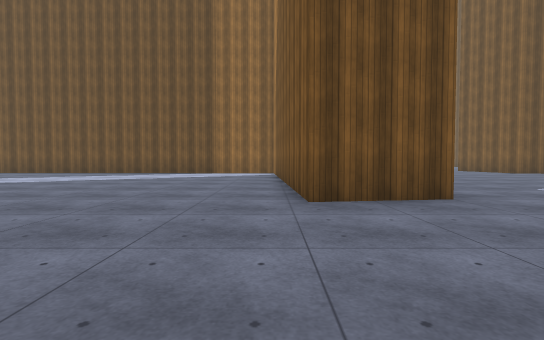
[1] (above)

24 first-person views from a walk through a scene from a Unity 3-D project. The camera is 1.2 m above the floor, tilts 2° down and sees 85° across. The floor is counted in squares, 2 m on a side. Each view is taken from the middle of a square. On the plan, view 1 faces up. The plan holds only what a view shows up to about 9 squares ahead; the rest is blank. The place goes on beyond the plan. The player is left out. Surface patterns are stand-ins for the level's own textures.

[2]
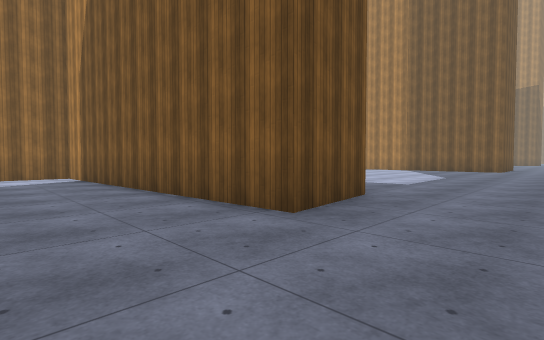

[3]
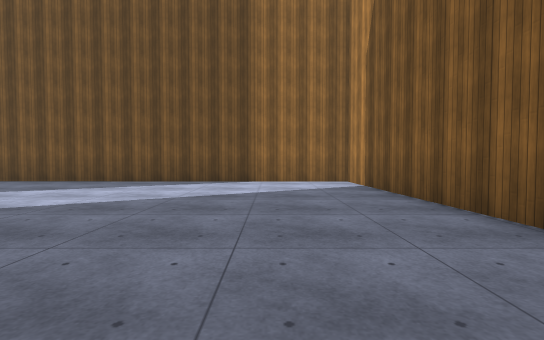

[4]
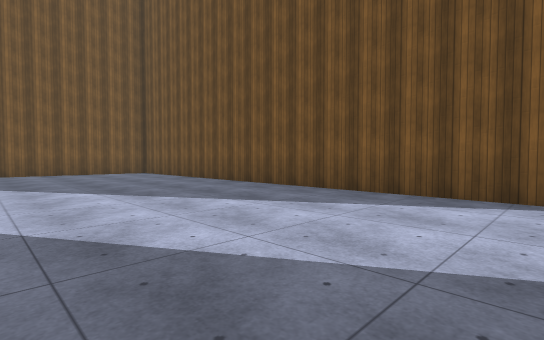

[5]
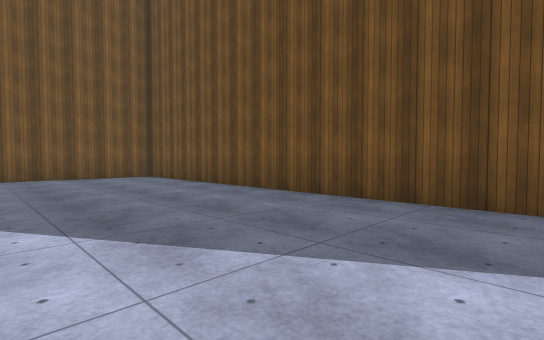

[6]
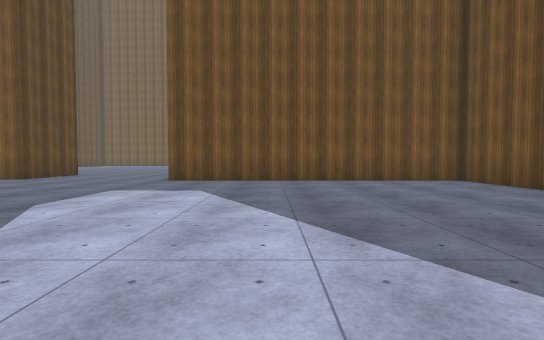

[7]
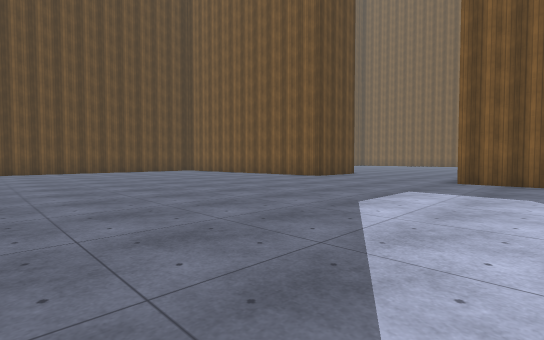

[8]
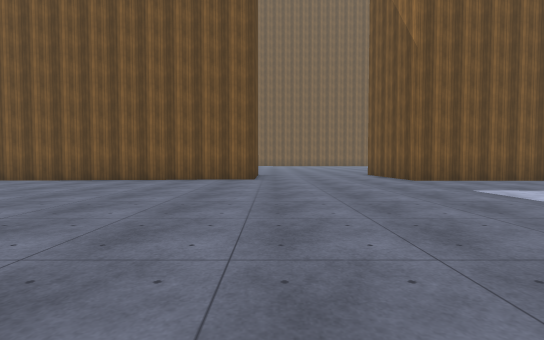

[9]
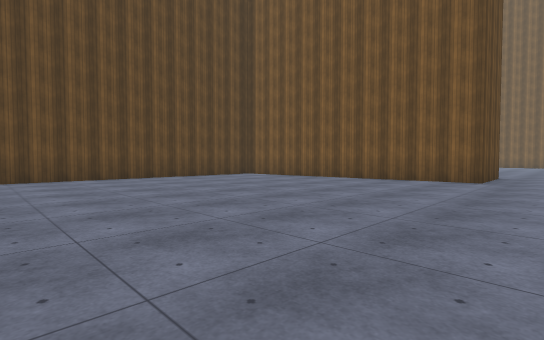

[10]
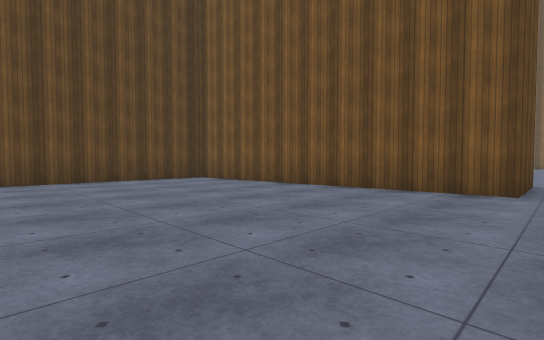

[11]
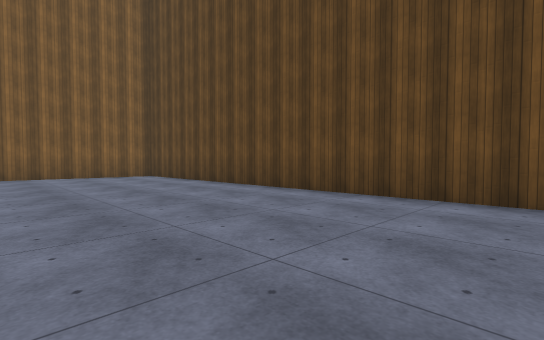

[12]
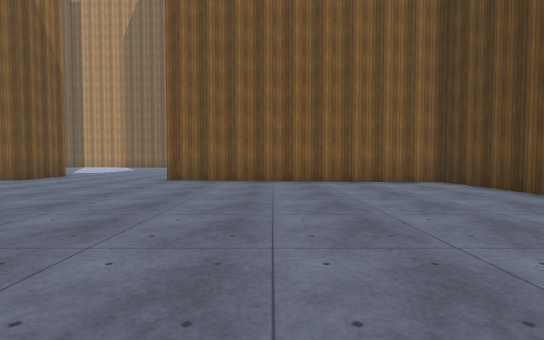

[13]
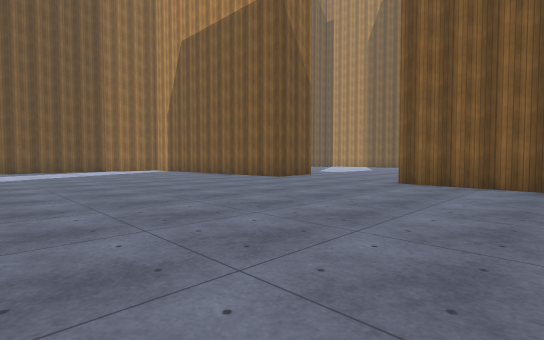

[14]
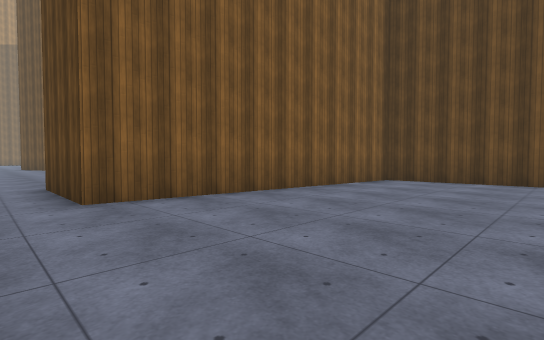

[15]
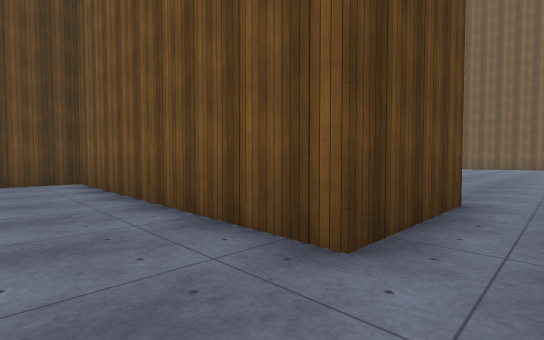

[16]
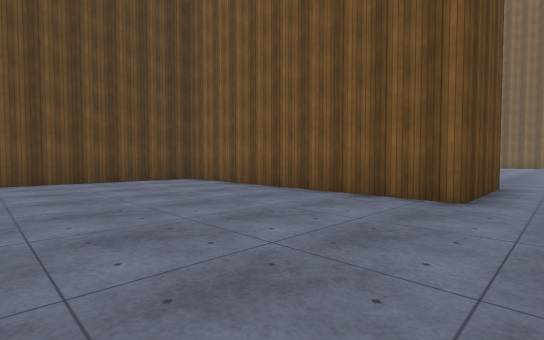

[17]
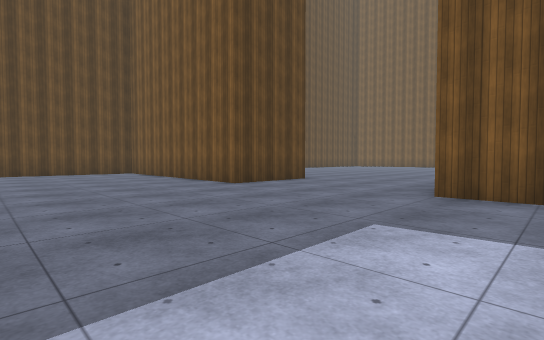

[18]
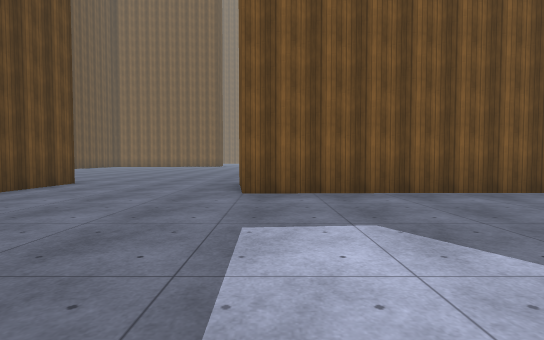

[19]
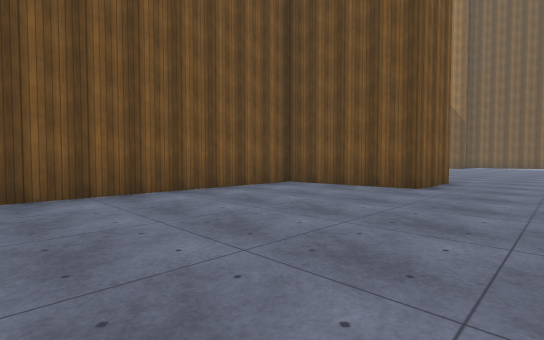

[20]
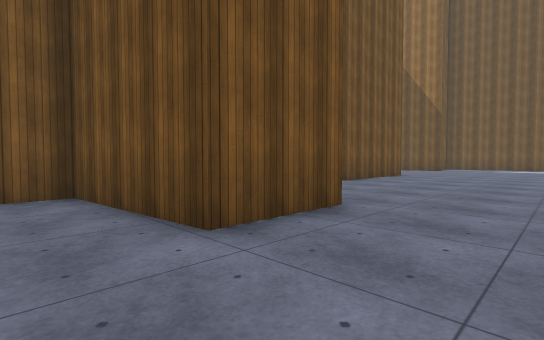

[21]
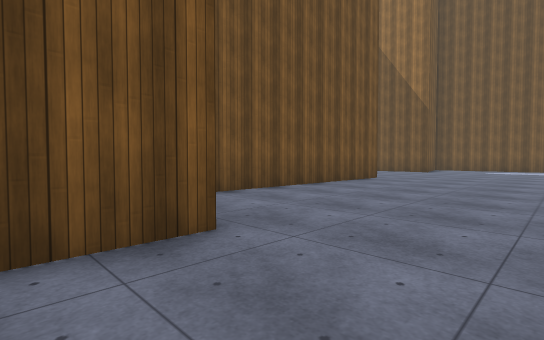

[22]
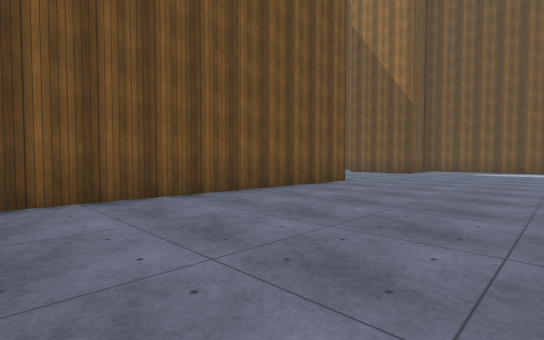

[23]
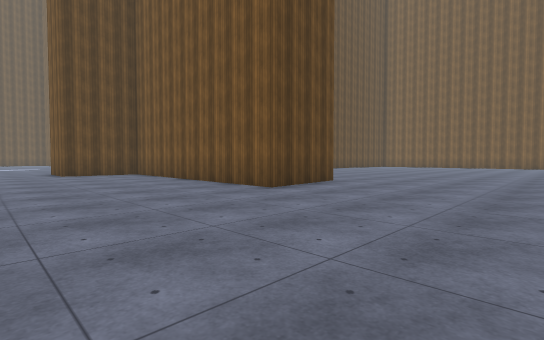

[24]
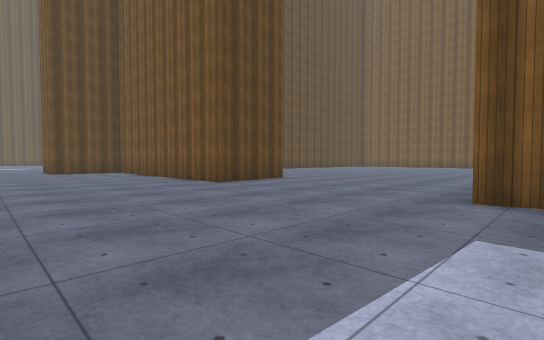

### Floor plan
Points are (right, up) in squares from view 1. A wall is a line through its corners. A room is listed if a view was taken in it or the views show most of it. See-through windows are left out.
Room 1 (views 1, 2, 3, 4, 5, 6, 7, 8, 9, 10, 11, 12, 13, 14, 15, 16, 17, 18, 19, 20)
walls: (-17.5, 0.5) (-17, 0.5) (-16.5, -6.8); (-15, -7.8) (-0.2, -7.6) (0.5, 0) (3.3, 0) (3.2, -7.5) (7.6, -7.4); (5.9, 13.4) (2.6, 13.1) (2.7, 4.5) (0.5, 4.2) (0.1, 13.1) (-16.4, 13.4) (-16.4, 5.1) (-17.1, 5)
ways out: opening at (7, 13.3) to room 2
Room 2 (views 21, 22, 23, 24)
walls: (0.6, 23.2) (3.5, 23.5) (3.4, 16.1); (3.1, 29.9) (3.3, 29.1); (5.9, 15.5) (5.9, 13.4)
ways out: opening at (7, 13.3) to room 1

Where each view was taken, in squares from view 1:
view 1: 0 up, 0 right, facing up
view 2: 2 up, 2 left, facing up-right
view 3: 5 up, 2 left, facing up
view 4: 8 up, 3 left, facing up-left
view 5: 9 up, 6 left, facing up-left
view 6: 8 up, 8 left, facing left
view 7: 7 up, 8 left, facing down-left
view 8: 1 up, 8 left, facing left
view 9: 2 up, 8 left, facing down-left
view 10: 1 up, 11 left, facing down-left
view 11: 3 down, 11 left, facing down-right
view 12: 3 down, 8 left, facing right
view 13: 3 down, 7 left, facing up-right
view 14: 1 up, 4 left, facing down-right
view 15: 1 up, 5 right, facing down-left
view 16: 1 up, 8 right, facing down-left
view 17: 6 up, 8 right, facing down-left
view 18: 5 up, 8 right, facing left
view 19: 7 up, 8 right, facing up-left
view 20: 12 up, 8 right, facing up-left
view 21: 14 up, 8 right, facing up-left
view 22: 16 up, 8 right, facing up-left
view 23: 28 up, 8 right, facing down-left
view 24: 30 up, 8 right, facing down-left
